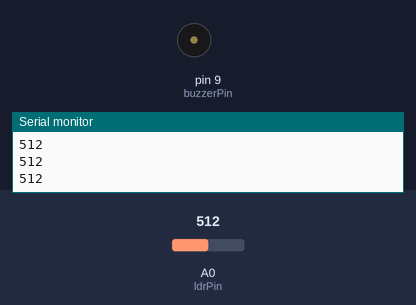
A sketch run on a simulated Arduino Uno, built with avr-gcc and run on an emulated ATmega328P. Parts: buzzer (waves = sounding, pin HIGH), the last lines printed to the serial monitor. The inputs (shaded band) are chosen by the test bench; at power-on: A0 (ldrPin) = 512.

Above: at 1.2 s.
1.3 s: A0 (ldrPin) set to 782
2.8 s: A0 (ldrPin) set to 809
At 3.5 s:
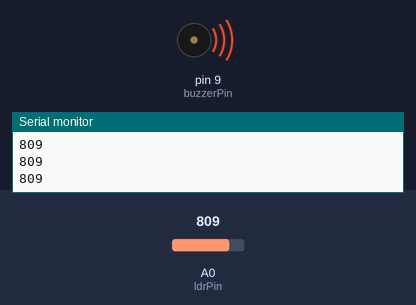
4.3 s: A0 (ldrPin) set to 790
At 4.6 s:
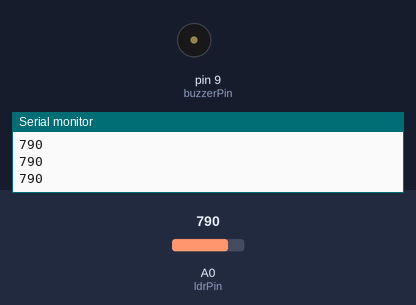
5.8 s: A0 (ldrPin) set to 810
At 7.0 s:
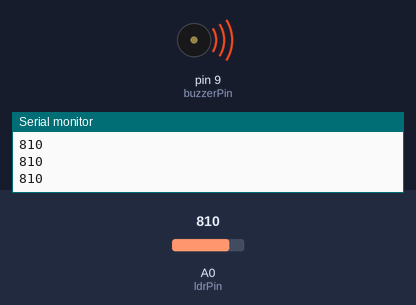
Timing chart, 0 to 8.3 s (numbered marks = the images above; inputs shaded):
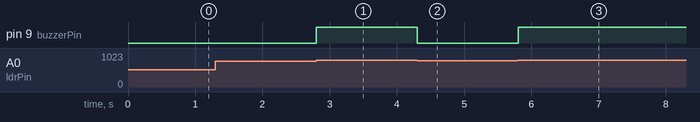

Measured:
- the behaviour switches between 800 and 801 on A0 (ldrPin) (found by bisection; images 0 and 1)
- after the input at 2.8 s, pin 9 (buzzerPin): LOW → HIGH at once
- after the input at 4.3 s, pin 9 (buzzerPin): HIGH → LOW at once
- after the input at 5.8 s, pin 9 (buzzerPin): LOW → HIGH at once

The sketch:

laser_security_system.ino
```cpp
const int buzzerPin = 9; //Digital pin 9
const int ldrPin = A0; // Analog pin A0


void setup() {
Serial.begin(9600);
pinMode(buzzerPin, OUTPUT);
pinMode(ldrPin, INPUT);

}

void loop(){
int ldrStatus = analogRead(ldrPin);
if (ldrStatus <= 800) {
digitalWrite(buzzerPin, LOW); //if there is no object between laser and ldr then the buzzer will remain silent
Serial.println(ldrStatus);
}
else {
digitalWrite(buzzerPin, HIGH); //if there is an object between laser and ldr then the buzzer will turn on
Serial.println(ldrStatus);

}

}
```
